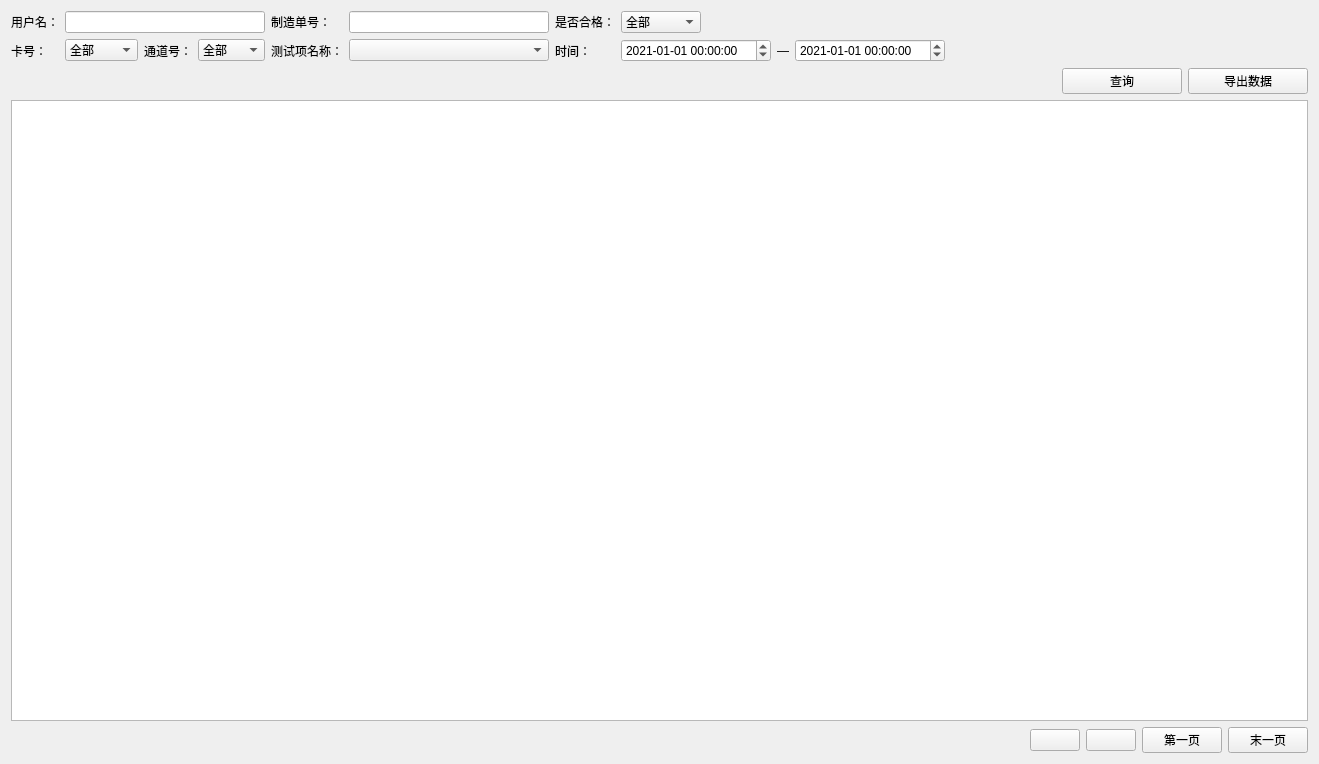
<?xml version="1.0" encoding="UTF-8"?>
<ui version="4.0">
 <class>DataQueryWgt</class>
 <widget class="QWidget" name="DataQueryWgt">
  <property name="geometry">
   <rect>
    <x>0</x>
    <y>0</y>
    <width>1319</width>
    <height>764</height>
   </rect>
  </property>
  <property name="windowTitle">
   <string>Form</string>
  </property>
  <layout class="QGridLayout" name="gridLayout_2">
   <item row="0" column="0">
    <layout class="QGridLayout" name="gridLayout">
     <item row="0" column="0">
      <layout class="QHBoxLayout" name="horizontalLayout">
       <item>
        <widget class="QLabel" name="label">
         <property name="maximumSize">
          <size>
           <width>48</width>
           <height>16777215</height>
          </size>
         </property>
         <property name="text">
          <string>用户名：</string>
         </property>
        </widget>
       </item>
       <item>
        <widget class="QLineEdit" name="lineEdit_UserName">
         <property name="minimumSize">
          <size>
           <width>200</width>
           <height>0</height>
          </size>
         </property>
         <property name="maximumSize">
          <size>
           <width>200</width>
           <height>16777215</height>
          </size>
         </property>
        </widget>
       </item>
       <item>
        <widget class="QLabel" name="label_2">
         <property name="minimumSize">
          <size>
           <width>72</width>
           <height>0</height>
          </size>
         </property>
         <property name="maximumSize">
          <size>
           <width>72</width>
           <height>16777215</height>
          </size>
         </property>
         <property name="text">
          <string>制造单号：</string>
         </property>
        </widget>
       </item>
       <item>
        <widget class="QLineEdit" name="lineEdit_OrderNum">
         <property name="minimumSize">
          <size>
           <width>200</width>
           <height>0</height>
          </size>
         </property>
         <property name="maximumSize">
          <size>
           <width>200</width>
           <height>16777215</height>
          </size>
         </property>
        </widget>
       </item>
       <item>
        <widget class="QLabel" name="label_5">
         <property name="text">
          <string>是否合格：</string>
         </property>
        </widget>
       </item>
       <item>
        <widget class="QComboBox" name="comboBox_IsOk">
         <property name="minimumSize">
          <size>
           <width>80</width>
           <height>0</height>
          </size>
         </property>
         <item>
          <property name="text">
           <string>全部</string>
          </property>
         </item>
         <item>
          <property name="text">
           <string>是</string>
          </property>
         </item>
         <item>
          <property name="text">
           <string>否</string>
          </property>
         </item>
        </widget>
       </item>
       <item>
        <spacer name="horizontalSpacer_3">
         <property name="orientation">
          <enum>Qt::Horizontal</enum>
         </property>
         <property name="sizeType">
          <enum>QSizePolicy::Expanding</enum>
         </property>
         <property name="sizeHint" stdset="0">
          <size>
           <width>138</width>
           <height>19</height>
          </size>
         </property>
        </spacer>
       </item>
      </layout>
     </item>
     <item row="1" column="0">
      <layout class="QHBoxLayout" name="horizontalLayout_2">
       <item>
        <widget class="QLabel" name="label_8">
         <property name="minimumSize">
          <size>
           <width>48</width>
           <height>0</height>
          </size>
         </property>
         <property name="maximumSize">
          <size>
           <width>48</width>
           <height>16777215</height>
          </size>
         </property>
         <property name="text">
          <string>卡号：</string>
         </property>
        </widget>
       </item>
       <item>
        <widget class="QComboBox" name="comboBox_Card">
         <property name="minimumSize">
          <size>
           <width>73</width>
           <height>0</height>
          </size>
         </property>
         <item>
          <property name="text">
           <string>全部</string>
          </property>
         </item>
         <item>
          <property name="text">
           <string>1</string>
          </property>
         </item>
         <item>
          <property name="text">
           <string>2</string>
          </property>
         </item>
         <item>
          <property name="text">
           <string>3</string>
          </property>
         </item>
         <item>
          <property name="text">
           <string>4</string>
          </property>
         </item>
         <item>
          <property name="text">
           <string>5</string>
          </property>
         </item>
         <item>
          <property name="text">
           <string>6</string>
          </property>
         </item>
         <item>
          <property name="text">
           <string>7</string>
          </property>
         </item>
         <item>
          <property name="text">
           <string>8</string>
          </property>
         </item>
         <item>
          <property name="text">
           <string>9</string>
          </property>
         </item>
         <item>
          <property name="text">
           <string>10</string>
          </property>
         </item>
        </widget>
       </item>
       <item>
        <widget class="QLabel" name="label_3">
         <property name="text">
          <string>通道号：</string>
         </property>
        </widget>
       </item>
       <item>
        <widget class="QComboBox" name="comboBox_Channel">
         <property name="minimumSize">
          <size>
           <width>67</width>
           <height>0</height>
          </size>
         </property>
         <item>
          <property name="text">
           <string>全部</string>
          </property>
         </item>
         <item>
          <property name="text">
           <string>1</string>
          </property>
         </item>
         <item>
          <property name="text">
           <string>2</string>
          </property>
         </item>
         <item>
          <property name="text">
           <string>3</string>
          </property>
         </item>
         <item>
          <property name="text">
           <string>4</string>
          </property>
         </item>
        </widget>
       </item>
       <item>
        <widget class="QLabel" name="label_4">
         <property name="maximumSize">
          <size>
           <width>72</width>
           <height>16777215</height>
          </size>
         </property>
         <property name="text">
          <string>测试项名称：</string>
         </property>
        </widget>
       </item>
       <item>
        <widget class="QComboBox" name="comboBox_TestItem">
         <property name="minimumSize">
          <size>
           <width>200</width>
           <height>0</height>
          </size>
         </property>
        </widget>
       </item>
       <item>
        <widget class="QLabel" name="label_6">
         <property name="minimumSize">
          <size>
           <width>60</width>
           <height>0</height>
          </size>
         </property>
         <property name="text">
          <string>时间：</string>
         </property>
        </widget>
       </item>
       <item>
        <widget class="QDateTimeEdit" name="dateTimeEdit_StartTime">
         <property name="minimumSize">
          <size>
           <width>150</width>
           <height>0</height>
          </size>
         </property>
         <property name="dateTime">
          <datetime>
           <hour>0</hour>
           <minute>0</minute>
           <second>0</second>
           <year>2021</year>
           <month>1</month>
           <day>1</day>
          </datetime>
         </property>
         <property name="displayFormat">
          <string>yyyy-MM-dd HH:mm:ss</string>
         </property>
        </widget>
       </item>
       <item>
        <widget class="QLabel" name="label_7">
         <property name="text">
          <string>—</string>
         </property>
        </widget>
       </item>
       <item>
        <widget class="QDateTimeEdit" name="dateTimeEdit_EndTime">
         <property name="minimumSize">
          <size>
           <width>150</width>
           <height>0</height>
          </size>
         </property>
         <property name="dateTime">
          <datetime>
           <hour>0</hour>
           <minute>0</minute>
           <second>0</second>
           <year>2021</year>
           <month>1</month>
           <day>1</day>
          </datetime>
         </property>
         <property name="displayFormat">
          <string>yyyy-MM-dd HH:mm:ss</string>
         </property>
        </widget>
       </item>
       <item>
        <spacer name="horizontalSpacer_5">
         <property name="orientation">
          <enum>Qt::Horizontal</enum>
         </property>
         <property name="sizeHint" stdset="0">
          <size>
           <width>60</width>
           <height>17</height>
          </size>
         </property>
        </spacer>
       </item>
      </layout>
     </item>
    </layout>
   </item>
   <item row="1" column="0">
    <layout class="QHBoxLayout" name="horizontalLayout_9">
     <item>
      <spacer name="horizontalSpacer_6">
       <property name="orientation">
        <enum>Qt::Horizontal</enum>
       </property>
       <property name="sizeType">
        <enum>QSizePolicy::Expanding</enum>
       </property>
       <property name="sizeHint" stdset="0">
        <size>
         <width>263</width>
         <height>20</height>
        </size>
       </property>
      </spacer>
     </item>
     <item>
      <widget class="QPushButton" name="btnSelect">
       <property name="minimumSize">
        <size>
         <width>120</width>
         <height>0</height>
        </size>
       </property>
       <property name="maximumSize">
        <size>
         <width>97</width>
         <height>16777215</height>
        </size>
       </property>
       <property name="text">
        <string>查询</string>
       </property>
      </widget>
     </item>
     <item>
      <widget class="QPushButton" name="btn_ExportData">
       <property name="minimumSize">
        <size>
         <width>120</width>
         <height>0</height>
        </size>
       </property>
       <property name="maximumSize">
        <size>
         <width>97</width>
         <height>16777215</height>
        </size>
       </property>
       <property name="text">
        <string>导出数据</string>
       </property>
      </widget>
     </item>
    </layout>
   </item>
   <item row="2" column="0">
    <widget class="QTableView" name="tableMain"/>
   </item>
   <item row="3" column="0">
    <layout class="QHBoxLayout" name="horizontalLayout_4">
     <item>
      <spacer name="horizontalSpacer">
       <property name="orientation">
        <enum>Qt::Horizontal</enum>
       </property>
       <property name="sizeHint" stdset="0">
        <size>
         <width>40</width>
         <height>20</height>
        </size>
       </property>
      </spacer>
     </item>
     <item>
      <widget class="QLabel" name="labResult">
       <property name="minimumSize">
        <size>
         <width>200</width>
         <height>25</height>
        </size>
       </property>
       <property name="frameShape">
        <enum>QFrame::NoFrame</enum>
       </property>
       <property name="frameShadow">
        <enum>QFrame::Sunken</enum>
       </property>
       <property name="text">
        <string/>
       </property>
       <property name="alignment">
        <set>Qt::AlignCenter</set>
       </property>
      </widget>
     </item>
     <item>
      <widget class="QPushButton" name="btnPre">
       <property name="minimumSize">
        <size>
         <width>50</width>
         <height>0</height>
        </size>
       </property>
       <property name="focusPolicy">
        <enum>Qt::StrongFocus</enum>
       </property>
       <property name="contextMenuPolicy">
        <enum>Qt::DefaultContextMenu</enum>
       </property>
       <property name="text">
        <string/>
       </property>
       <property name="iconSize">
        <size>
         <width>18</width>
         <height>18</height>
        </size>
       </property>
      </widget>
     </item>
     <item>
      <widget class="QPushButton" name="btnNext">
       <property name="minimumSize">
        <size>
         <width>50</width>
         <height>0</height>
        </size>
       </property>
       <property name="text">
        <string/>
       </property>
       <property name="iconSize">
        <size>
         <width>18</width>
         <height>18</height>
        </size>
       </property>
      </widget>
     </item>
     <item>
      <widget class="QPushButton" name="btnFirst">
       <property name="minimumSize">
        <size>
         <width>50</width>
         <height>0</height>
        </size>
       </property>
       <property name="text">
        <string>第一页</string>
       </property>
       <property name="iconSize">
        <size>
         <width>18</width>
         <height>18</height>
        </size>
       </property>
      </widget>
     </item>
     <item>
      <widget class="QPushButton" name="btnLast">
       <property name="minimumSize">
        <size>
         <width>50</width>
         <height>0</height>
        </size>
       </property>
       <property name="text">
        <string>末一页</string>
       </property>
       <property name="iconSize">
        <size>
         <width>18</width>
         <height>18</height>
        </size>
       </property>
      </widget>
     </item>
    </layout>
   </item>
   <item row="4" column="0">
    <layout class="QHBoxLayout" name="horizontalLayout_5"/>
   </item>
  </layout>
 </widget>
 <resources/>
 <connections/>
</ui>
